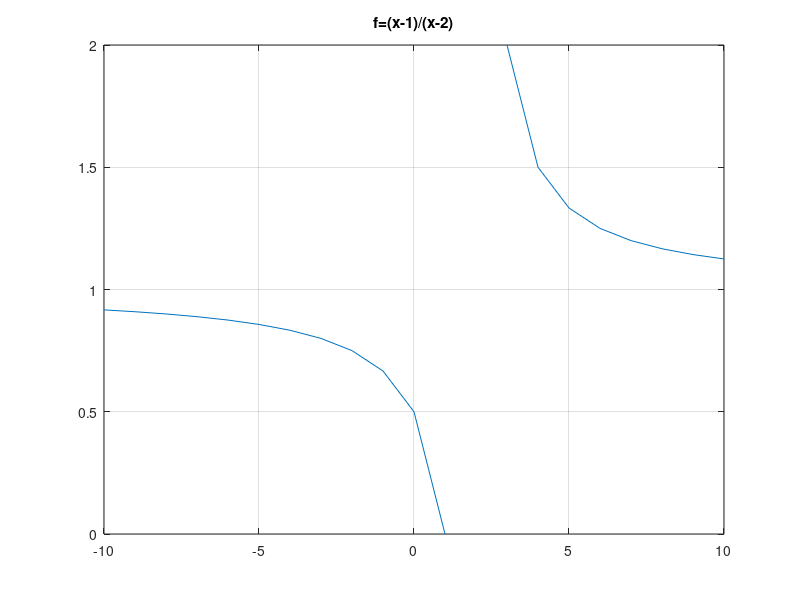

MATLAB code to generate this figure:
% Octave Script 
% Title          :Funcion #6
% Descripcion    :Comprobacion de la funcion numero 6 del tema 2.2 
% Author         :Hector Daniel Marmoleo Garcia 
% Date           :20211028
% Version        :1
% Usage          :octave> cd /path/
%                :octave> Funcion6
% Notes          :Requiere aplicacion octave
%                :https://octaveintro.readthedocs.io/en/latest/index.html
clear
% dominio de la funcion 
t = -10:1:10
% regla de correspondencia (Funcion)
ht = (t - 1)./(t - 2)
% plotear funcion
plot(t, ht);
grid on;
title(["f=(x-1)/(x-2)"])